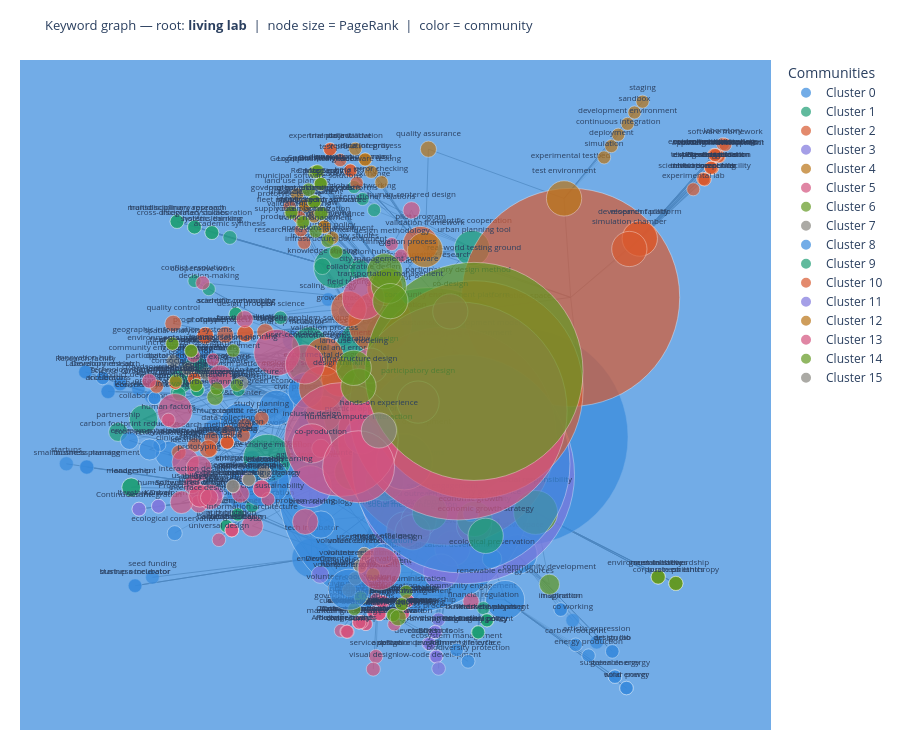

Write notebook code for a chart like this one.
### Code cell
import networkx as nx
import networkx.algorithms.community as nx_comm
import plotly.graph_objects as go
from datetime import datetime, timezone

# ── 1. PageRank (node importance) ───────────────────────────────────────────
personalization = {n: (1 if n == ROOT_TOPIC else 0) for n in G.nodes()}
ppr = nx.pagerank(G, alpha=0.85, personalization=personalization, weight="score")

# ── 2. Community detection (Louvain on undirected projection) ───────────────
G_undirected = G.to_undirected()
communities  = nx_comm.louvain_communities(G_undirected, seed=42)
node_community = {}
for i, community in enumerate(communities):
    for node in community:
        node_community[node] = i

PALETTE = [
    "#378ADD", "#1D9E75", "#D85A30",
    "#7F77DD", "#BA7517", "#D4537E",
    "#639922", "#888780",
]

# ── 3. Layout (kamada-kawai respects edge weights) ───────────────────────────
pos = nx.kamada_kawai_layout(G, weight="weight")

# ── 4. Build edge traces (opacity = normalised edge weight) ──────────────────
all_weights = [d["weight"] for _, _, d in G.edges(data=True)]
w_min, w_max = min(all_weights), max(all_weights)

edge_traces = []
for u, v, data in G.edges(data=True):
    x0, y0 = pos[u]
    x1, y1 = pos[v]
    opacity = 0.15 + 0.65 * (data["weight"] - w_min) / max(w_max - w_min, 1)
    edge_traces.append(go.Scatter(
        x=[x0, x1, None], y=[y0, y1, None],
        mode="lines",
        line=dict(width=1, color=f"rgba(120,120,120,{opacity:.2f})"),
        hoverinfo="none",
        showlegend=False,
    ))

# ── 5. Build node traces (one per community for legend) ──────────────────────
node_traces = []
for comm_id, community in enumerate(communities):
    nodes  = list(community)
    color  = PALETTE[comm_id % len(PALETTE)]
    xs     = [pos[n][0] for n in nodes]
    ys     = [pos[n][1] for n in nodes]
    sizes  = [10 + ppr[n] * 8000 for n in nodes]
    labels = [
        f"<b>{n}</b><br>PPR: {ppr[n]:.4f}<br>Score: {df[df['kwrd']==n]['score'].max()}<br>Level: {df[df['kwrd']==n]['lvl'].min()}<br>Community: {comm_id}"
        for n in nodes
    ]
    node_traces.append(go.Scatter(
        x=xs, y=ys,
        mode="markers+text",
        name=f"Cluster {comm_id}",
        text=nodes,
        textposition="top center",
        textfont=dict(size=8),
        hovertext=labels,
        hoverinfo="text",
        marker=dict(
            size=sizes,
            color=color,
            line=dict(width=0.5, color="white"),
            sizemode="diameter",
        ),
    ))

# ── 6. Assemble figure ───────────────────────────────────────────────────────
fig = go.Figure(
    data=edge_traces + node_traces,
    layout=go.Layout(
        title=dict(
            text=f"Keyword graph — root: <b>{ROOT_TOPIC}</b>  |  node size = PageRank  |  color = community",
            font=dict(size=13),
        ),
        showlegend=True,
        legend=dict(title="Communities", itemsizing="constant"),
        hovermode="closest",
        xaxis=dict(showgrid=False, zeroline=False, showticklabels=False),
        yaxis=dict(showgrid=False, zeroline=False, showticklabels=False),
        height=750,
        plot_bgcolor="white",
        paper_bgcolor="white",
        margin=dict(l=20, r=20, t=60, b=20),
    )
)

fig.show()
